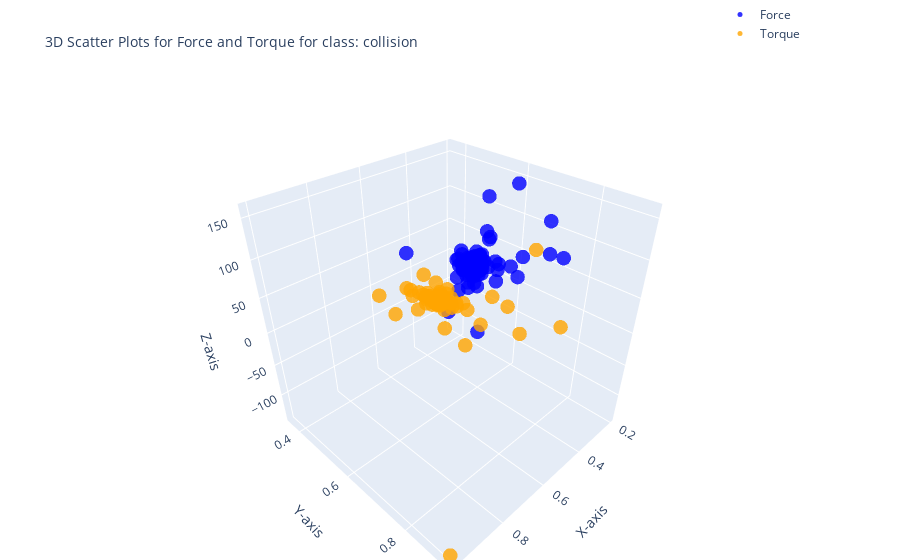

Notebook code for this chart:
### Code cell
import plotly.graph_objects as go
class_name = unique_classes[1]
df_fr_collision=class_dfs[class_name]
# 3D scatter plot for Force (Fx, Fy, Fz)
force_plot = go.Scatter3d(
    x=df_fr_collision['Fx'],
    y=df_fr_collision['Fy'],
    z=df_fr_collision['Fz'],
    mode='markers',
    marker=dict(size=5, color='blue', opacity=0.8),
    name='Force'
)

# 3D scatter plot for Torque (Tx, Ty, Tz)
torque_plot = go.Scatter3d(
    x=df_fr_collision['Tx'],
    y=df_fr_collision['Ty'],
    z=df_fr_collision['Tz'],
    mode='markers',
    marker=dict(size=5, color='orange', opacity=0.8),
    name='Torque'
)

# Create subplots
fig = go.Figure()

# Add Force plot
fig.add_trace(force_plot)
fig.add_trace(torque_plot)

# Layout settings
fig.update_layout(
    title='3D Scatter Plots for Force and Torque for class: ' + class_name,
    title_font=dict(size=14),  # Change the title font size
    scene=dict(
        xaxis_title='X-axis',
        yaxis_title='Y-axis',
        zaxis_title='Z-axis'
    ),
    legend=dict(x=0.8, y=1.2),
    margin=dict(l=0, r=0, b=0, t=40)
)

fig.show()

### Figure 1 — Plotly figure (JSON) as saved in the notebook; plotly's stock layout.template omitted (floating-point values rounded to 4 significant figures; data arrays with more than 128 entries replaced by an {"elided": "..."} marker saying what was removed)
{"data": [{"marker": {"color": "blue", "opacity": 0.8, "size": 5}, "mode": "markers", "name": "Force", "type": "scatter3d", "x": {"elided": "255 float values"}, "y": {"elided": "255 float values"}, "z": {"elided": "255 int values"}}, {"marker": {"color": "orange", "opacity": 0.8, "size": 5}, "mode": "markers", "name": "Torque", "type": "scatter3d", "x": {"elided": "255 float values"}, "y": {"elided": "255 float values"}, "z": {"elided": "255 int values"}}], "layout": {"legend": {"x": 0.8, "y": 1.2}, "margin": {"b": 0, "l": 0, "r": 0, "t": 40}, "scene": {"xaxis": {"title": {"text": "X-axis"}}, "yaxis": {"title": {"text": "Y-axis"}}, "zaxis": {"title": {"text": "Z-axis"}}}, "title": {"font": {"size": 14}, "text": "3D Scatter Plots for Force and Torque for class: collision"}}}
